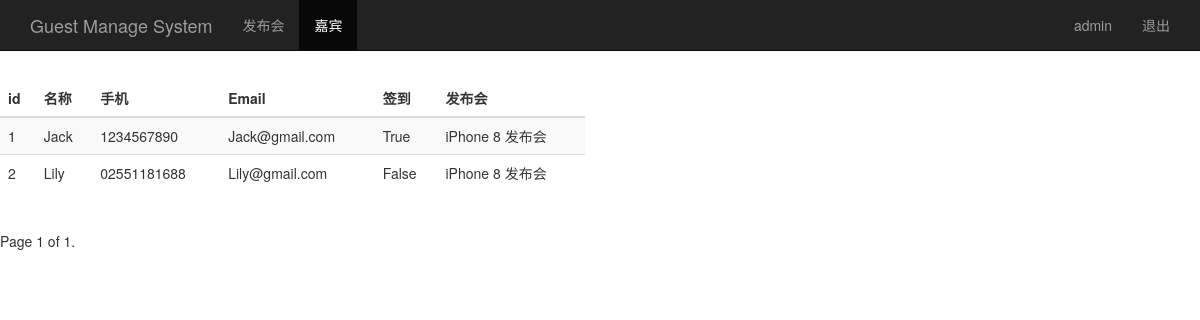
The app's page /guest_manage/?page=2 (signed in), older data.
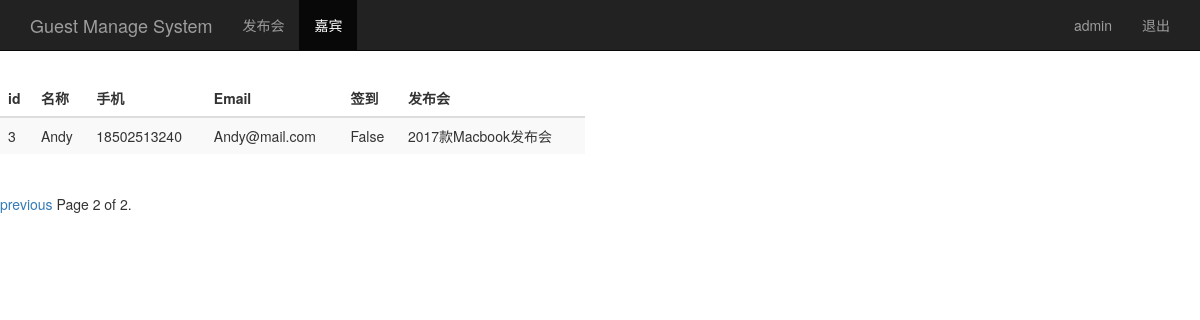
The same page, newer data.
### sign/models.py (models this page shows, shortened)
class Guest(models.Model):
    event = models.ForeignKey(Event)    #关联发布会ID
    realname = models.CharField(max_length=64)  #姓名
    phone = models.CharField(max_length=16) #手机号码
    email = models.EmailField() #邮箱
    sign = models.BooleanField()    #签到状态
    create_time = models.DateTimeField(auto_now=True)   #创建时间(自动获取当前时间)
    class Meta:
        unique_together = ("event","phone")

class Event(models.Model):
    name = models.CharField(max_length=100) #发布会标题
    limit = models.IntegerField()   #参加人数
    status = models.BooleanField()  #状态
    address = models.CharField(max_length=200)  #地址
    start_time = models.DateTimeField('events time')    #发布会时间
    create_time = models.DateTimeField(auto_now=True)   #创建时间(自动获取当前时间)
    def __str__(self):
        return self.name

### sign/views.py (the view)
# urls.py: url(r'^guest_manage/$',views.guest_manage),
@login_required()
def guest_manage(request):
	username = request.session.get('user', '')
	guest_list = Guest.objects.all()
	paginator = Paginator(guest_list,2)
	page = request.GET.get('page')
	try:
		contacts = paginator.page(page)
	except PageNotAnInteger:
		contacts = paginator.page(1)
	except EmptyPage:
		contacts = paginator.page(paginator.num_pages)
	return render(request, "guest_manage.html", {'user': username, 'guests': contacts})

### sign/templates/guest_manage.html (shortened to what this page needs)
<!DOCTYPE html>
<html lang="zh-CN">
<head>
	{% load bootstrap3 %}
	{% bootstrap_css %}
</head>
<body>
	<nav class="navbar navbar-inverse navbar-fixed-top">
		<div class="container">
			<div class="navbar-header">
				<a class="navbar-brand" href="/event_manage/">Guest Manage System</a>
			</div>
			<div id="navbar" class="collapse navbar-collapse">
			<ul class="nav navbar-nav">
				<li><a href="/event_manage/">发布会</a></li>
				<li class="active"><a href="#">嘉宾</a></li>
			</ul>
			<ul class="nav navbar-nav navbar-right">
				<li><a href="#">{{user}}</a></li>
				<li><a href="/logout/">退出</a></li>
			</ul>
			</div>
		</div>
	</nav>
<div class="row" style="padding-top: 80px;">
	<div class="col-md-6">
		<table class="table table-striped">
			<thead>
				<tr>
					<th>id</th><th>名称</th><th>手机</th><th>Email</th><th>签到</th><th>发布会</th>
				</tr>
			</thead>
			<tbody>
				{% for guest in guests %}
				<tr>
					<td>{{ guest.id }}</td>
					<td>{{ guest.realname }}</td>
					<td>{{ guest.phone }}</td>
					<td>{{ guest.email }}</td>
					<td>{{ guest.sign }}</td>
					<td>{{ guest.event }}</td>
				</tr>
				{% endfor %}
			</tbody>
		</table>
	</div>
</div>
<div class="pagination">
	<span class="step-links">
		{% if guests.has_previous %}
		<a href="?page={{ guests.previous_page_number }}">previous</a>
		{% endif %}
		<span class="current">
			Page {{ guests.number }} of {{ guests.paginator.num_pages }}.
		</span>
	</span>
</div>
</body>
</html>

Row changes from the older to the newer data that the page shows:
no longer on this page (row unchanged): Guest: id "1", realname "Jack", phone "1234567890", email "Jack@gmail.com", sign "True", event "iPhone 8 发布会"
no longer on this page (row unchanged): Guest: id "2", realname "Lily", phone "02551181688", email "Lily@gmail.com", sign "False", event "iPhone 8 发布会"
added Guest: id "3", realname "Andy", phone "18502513240", email "Andy@mail.com", sign "False", event "2017款Macbook发布会"
Text that changed along with them:
{{ guests.number }}: "1" → "2"
{{ guests.paginator.num_pages }}: "1" → "2"
text now shown: "previous"
